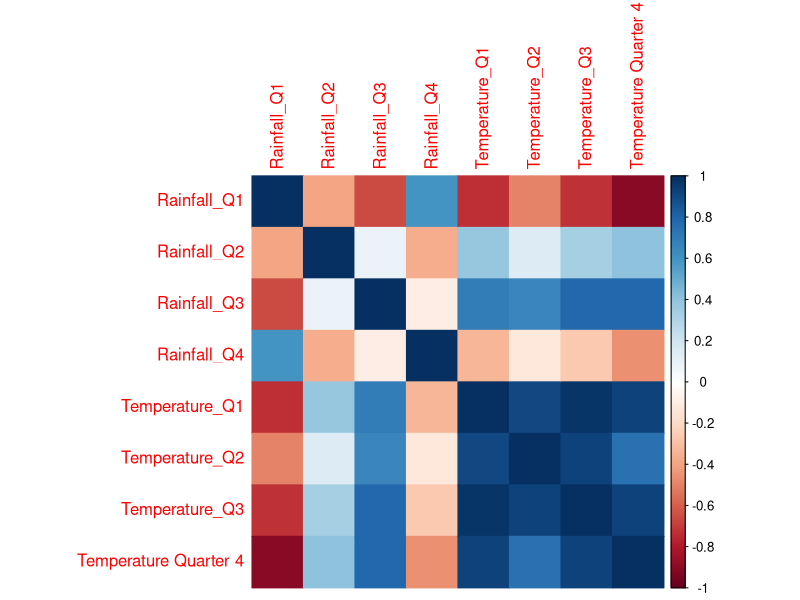
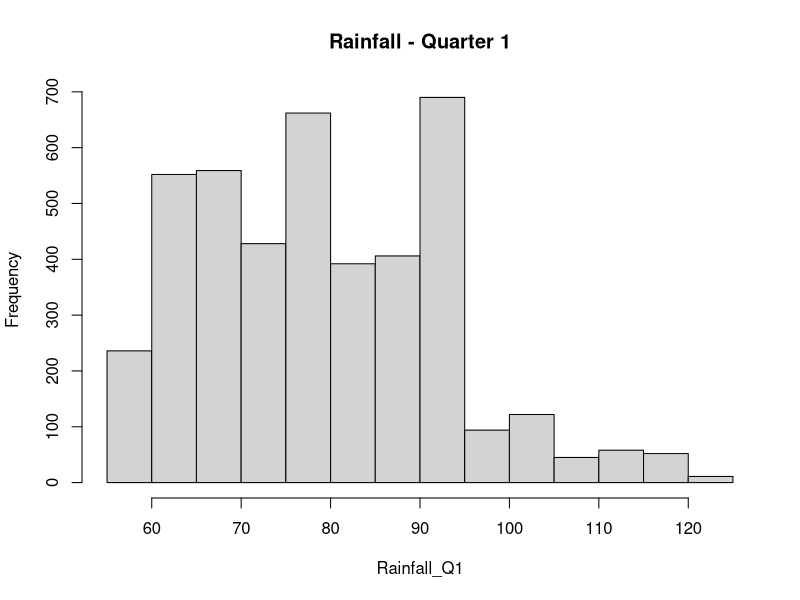
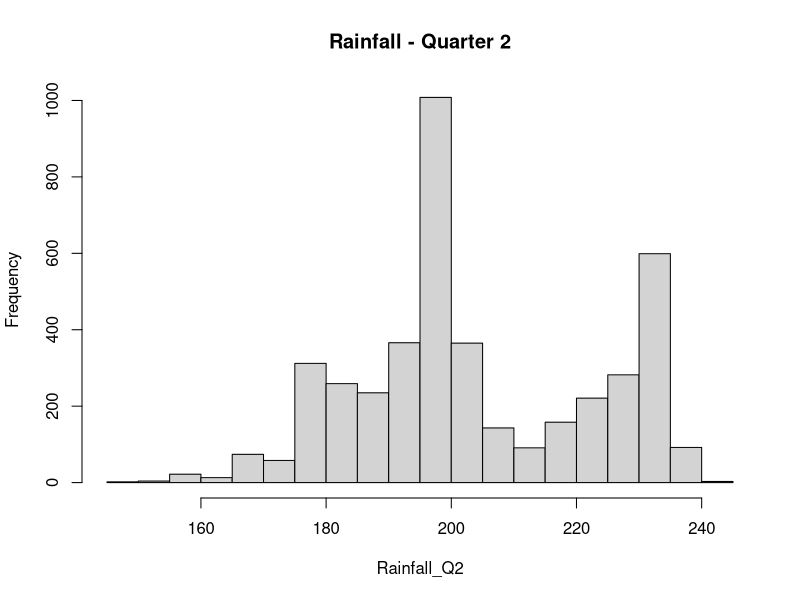
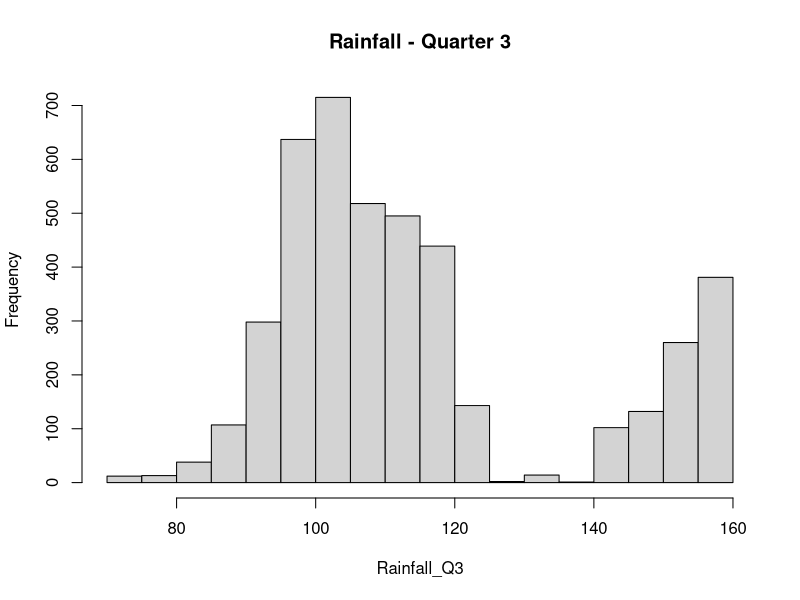
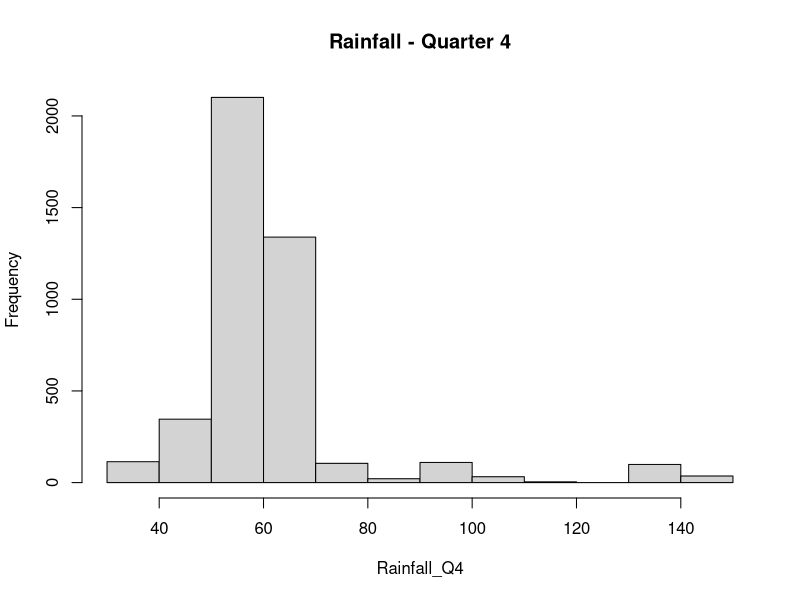
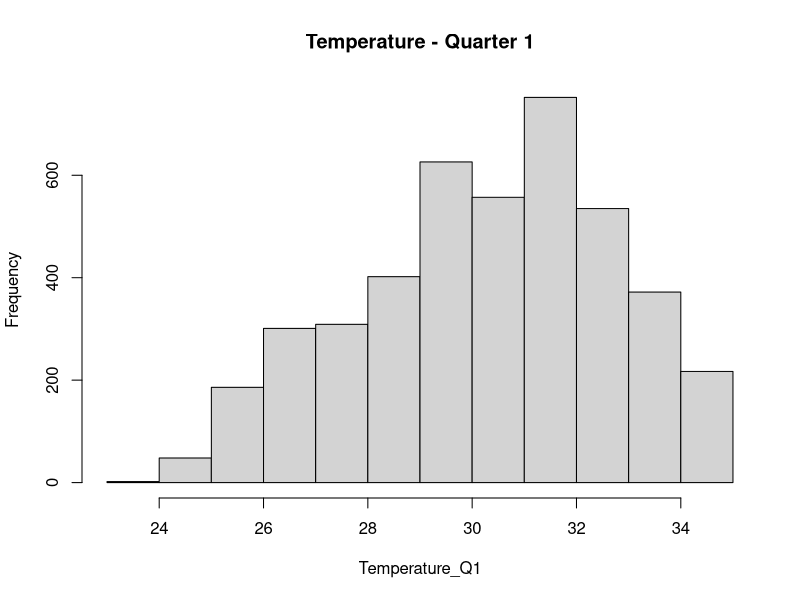
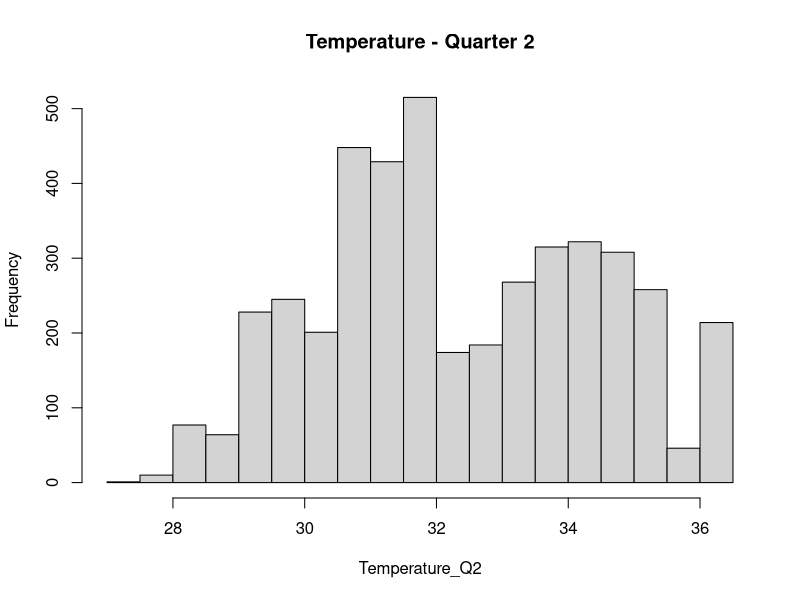
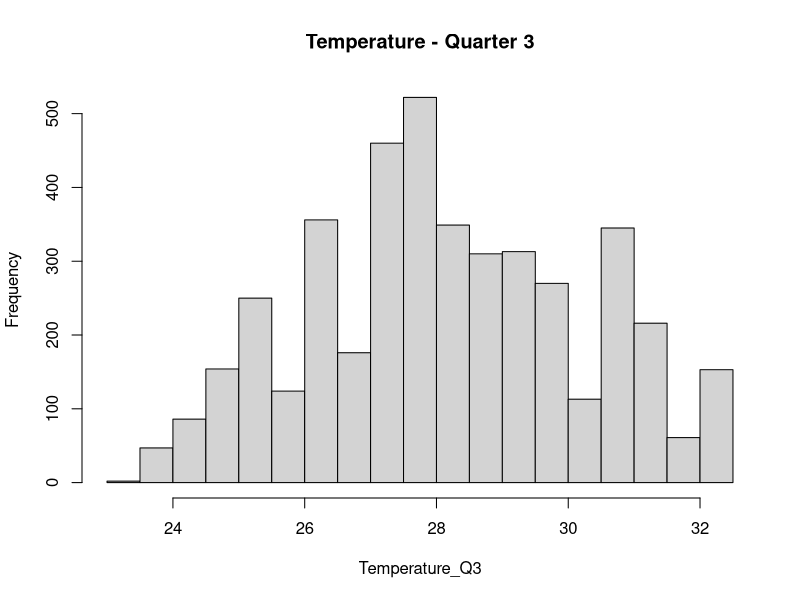

The R script that drew these images, in order: (Note: this script raises an error after producing the figures.)
library(ggplot2)
library(corrplot)
library(reshape2)

data <- read.csv("clean_iqr.csv")
View(data)

names(data) <- c("ID", "Rainfall_Q1", "Rainfall_Q2", 
                 "Rainfall_Q3", "Rainfall_Q4", 
                 "Temperature_Q1", "Temperature_Q2",
                 "Temperature_Q3", "Temperature Quarter 4")
View(data)
attach(data)

# Summary Statistics
summary(data[,-1])

# Calculate correlation matrix
correlation_matrix <- cor(data[, -1]) 
print(correlation_matrix)
corrplot(correlation_matrix, method = "color")

# Histogram
hist(Rainfall_Q1, main = "Rainfall - Quarter 1")
hist(Rainfall_Q2, main = "Rainfall - Quarter 2")
hist(Rainfall_Q3, main = "Rainfall - Quarter 3")
hist(Rainfall_Q4, main = "Rainfall - Quarter 4")

hist(Temperature_Q1, main = "Temperature - Quarter 1")
hist(Temperature_Q2, main = "Temperature - Quarter 2")
hist(Temperature_Q3, main = "Temperature - Quarter 3")
hist(Temperature_Q4, main = "Temperature - Quarter 4")

# Kernel Density Plot
ggplot(data, aes(x = Rainfall_Q1)) +
  geom_density(fill = "skyblue", alpha = 0.7) +
  labs(title = "Kernel Density Plot - Rainfall Quarter 1", 
       x = "Rainfall", y = "Density")

ggplot(data, aes(x = Rainfall_Q2)) +
  geom_density(fill = "skyblue", alpha = 0.7) +
  labs(title = "Kernel Density Plot - Rainfall Quarter 2", 
       x = "Rainfall", y = "Density")

ggplot(data, aes(x = Rainfall_Q3)) +
  geom_density(fill = "skyblue", alpha = 0.7) +
  labs(title = "Kernel Density Plot - Rainfall Quarter 3", 
       x = "Rainfall", y = "Density")

ggplot(data, aes(x = Rainfall_Q4)) +
  geom_density(fill = "skyblue", alpha = 0.7) +
  labs(title = "Kernel Density Plot - Rainfall Quarter 4", 
       x = "Rainfall", y = "Density")


ggplot(data, aes(x = Temperature_Q1)) +
  geom_density(fill = "lightgreen", alpha = 0.7) +
  labs(title = "Kernel Density Plot - Temperature Quarter 1", 
       x = "Temperature", y = "Density")

ggplot(data, aes(x = Temperature_Q2)) +
  geom_density(fill = "lightgreen", alpha = 0.7) +
  labs(title = "Kernel Density Plot - Temperature Quarter 2", 
       x = "Temperature", y = "Density")

ggplot(data, aes(x = Temperature_Q3)) +
  geom_density(fill = "lightgreen", alpha = 0.7) +
  labs(title = "Kernel Density Plot - Temperature Quarter 3", 
       x = "Temperature", y = "Density")

ggplot(data, aes(x = Temperature_Q4)) +
  geom_density(fill = "lightgreen", alpha = 0.7) +
  labs(title = "Kernel Density Plot - Temperature Quarter 4", 
       x = "Temperature", y = "Density")


# Melt the data for easier plotting
melted_data <- melt(data, id.vars = "ID")

# Plotting average rainfall trends across quarters for different schools
ggplot(melted_data[melted_data$variable %in% 
                     c("Rainfall_Q1", "Rainfall_Q2", "Rainfall_Q3", "Rainfall_Q4"), ],
       aes(x = variable, y = value, group = ID, color = ID)) + geom_line() + 
  labs(title = "Average Rainfall Trends Across Quarters", 
       x = "Quarter", y = "Rainfall") + theme_minimal()

# Plotting average temperature trends across quarters for different schools
ggplot(melted_data[melted_data$variable %in% 
                     c("Temperature_Q1", "Temperature_Q2", 
                       "Temperature_Q3", "Temperature_Q4"), ],
       aes(x = variable, y = value, group = ID, color = ID)) + 
  geom_line() + labs(title = "Average Temperature Trends Across Quarters", 
                     x = "Quarter", y = "Temperature") + theme_minimal()

